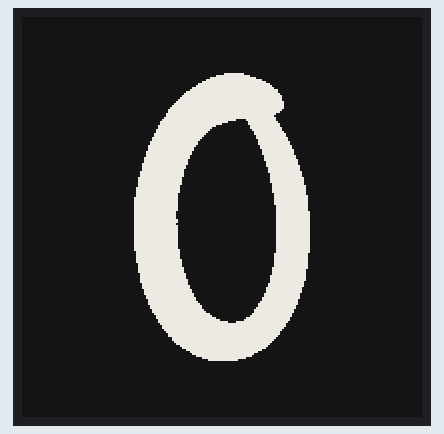
This sketch was run on a simulated Arduino Uno, built for the host (arithmetic inside an expression is 32-bit, double 64-bit). On the bench: 200×200 one-colour display. What the sketch prints to the serial monitor is not drawn.

Above: at 2.3 s.

The sketch:

TestDisplayGFX.ino
```cpp
#include <GxEPD2_BW.h>
#include <GxEPD2_3C.h>
#include <Adafruit_GFX.h> // Library for graphics support
#include "imagedata.h"

// Select the display type (GxEPD2_154) and assign the correct pin numbers
GxEPD2_BW<GxEPD2_154, GxEPD2_154::HEIGHT> display(GxEPD2_154(/*CS=*/ 5, /*DC=*/ 6, /*RST=*/ 7, /*BUSY=*/ 8));


void setup() {
  Serial.begin(115200);
  display.init();
  display.setRotation(0); // Set the rotation if necessary
  display.setFullWindow();

  display.firstPage();
  do {
    display.fillScreen(GxEPD_WHITE); // Clear the display
    display.drawBitmap(0, 0, IMAGE_DATA[0], 200, 200, GxEPD_BLACK);
  } while (display.nextPage());

  Serial.println("Image displayed!");
}

void loop() {
    static int i = 0;
    displayImage(i%13);
    delay(1000);
    i++;
}


void displayImage(int imgIndex) {
  display.firstPage();
  do {
    display.fillScreen(GxEPD_WHITE); // Clear the display
    //display.drawBitmap(0, 0, IMAGE_DATA[imgIndex], 200, 200, GxEPD_BLACK);
  } while (display.nextPage());
}
```

imagedata.h
```cpp
// (licence header left out)
extern const unsigned char IMAGE_DATA_0[];
extern const unsigned char IMAGE_DATA_1[];
extern const unsigned char IMAGE_DATA_2[];
extern const unsigned char IMAGE_DATA_3[];
extern const unsigned char IMAGE_DATA_4[];
extern const unsigned char IMAGE_DATA_5[];
extern const unsigned char IMAGE_DATA_6[];
extern const unsigned char IMAGE_DATA_7[];
extern const unsigned char IMAGE_DATA_8[];
extern const unsigned char IMAGE_DATA_9[];
extern const unsigned char IMAGE_DATA_10[];
extern const unsigned char IMAGE_DATA_11[];
extern const unsigned char IMAGE_DATA_12[];

const unsigned char* const IMAGE_DATA[] = {
    IMAGE_DATA_0,
    IMAGE_DATA_1,
    IMAGE_DATA_2,
    IMAGE_DATA_3,
    IMAGE_DATA_4,
    IMAGE_DATA_5,
    IMAGE_DATA_6,
    IMAGE_DATA_7,
    IMAGE_DATA_8,
    IMAGE_DATA_9,
    IMAGE_DATA_10,
    IMAGE_DATA_11,
    IMAGE_DATA_12
};

/* FILE END */
```

Source omitted: imagedata.cpp (data table, 330213 bytes)
